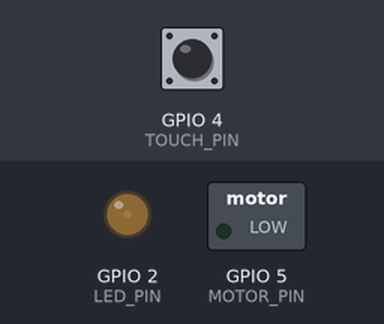
Bench run of a sketch on a simulated ESP32. On the bench: switched loads named in the sketch (green lamp = pin HIGH), output pins drawn as LEDs (lit = HIGH). The test bench sets the inputs (shaded band); at power-on: GPIO 4 (TOUCH_PIN) HIGH. What the sketch prints to the serial monitor is not drawn.

Above: at 0.15 s.
At 1.05 s:
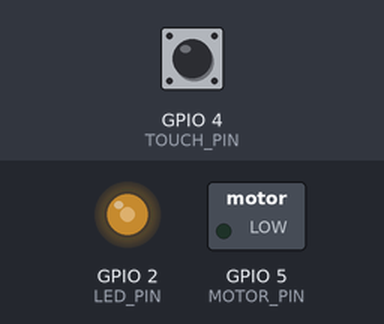
At 3.25 s:
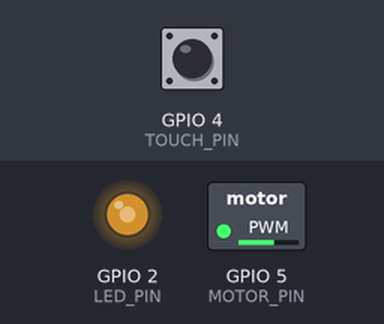
At 39.59 s:
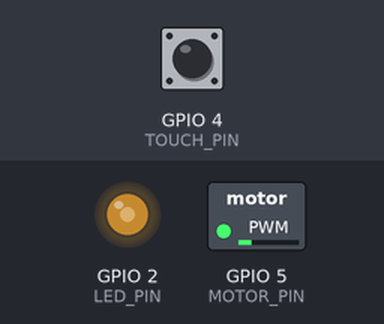
Timing chart, 0 to 40.0 s (numbered marks = the images above):
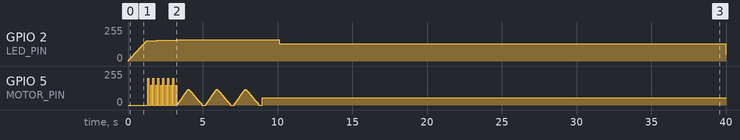

Measured:
- by itself, GPIO 2 (LED_PIN): rises from 0/255 to 158/255 in 3.2 s, then falls to 52/255 in 36.7 s

The sketch:

haptic_lexique.ino
```cpp
// Théorhèse — Haptic Lexique v0.2
// She distinguishes how you touch her.
// tap / double-tap / hold / long-hold → four vibration words.

#define LED_PIN 2
#define TOUCH_PIN 4
#define MOTOR_PIN 5
#define TOUCH_THRESHOLD 800

#define PWM_FREQ 5000
#define PWM_RESOLUTION 8

// ─── Timing ──────────────────────────────────────
#define DEBOUNCE_MS 50        // ignore noise shorter than this
#define TAP_MAX 500           // release within this = tap
#define DOUBLE_TAP_WINDOW 600 // wait this long for a second tap
#define HOLD_THRESHOLD 1200   // held longer than this = hold
#define LONG_HOLD_THRESHOLD 3000

// ─── State ───────────────────────────────────────
bool raw_touching = false;
bool touching = false;
bool prev_touching = false;
unsigned long debounce_start = 0;
bool debounce_waiting = false;

unsigned long touch_start = 0;
unsigned long release_time = 0;
int tap_count = 0;
bool waiting_for_double = false;
bool holding = false;
bool long_holding = false;
bool hold_responded = false;

// LED breathing (non-blocking)
int breath = 0;
int breath_dir = 1;
unsigned long last_breath = 0;
int breath_speed = 8;

void setup() {
  ledcAttach(LED_PIN, PWM_FREQ, PWM_RESOLUTION);
  ledcAttach(MOTOR_PIN, PWM_FREQ, PWM_RESOLUTION);
  ledcWrite(MOTOR_PIN, 0);
  Serial.begin(115200);
  Serial.println("Théorhèse — Haptic Lexique v0.2");
}

// ─── Vibration vocabulary ────────────────────────

void vib_flutter() {
  Serial.println("  [flutter] hi");
  for (int i = 0; i < 2; i++) {
    ledcWrite(MOTOR_PIN, 160);
    delay(40);
    ledcWrite(MOTOR_PIN, 0);
    delay(40);
  }
}

void vib_triple() {
  Serial.println("  [triple] hello!");
  for (int i = 0; i < 3; i++) {
    ledcWrite(MOTOR_PIN, 200);
    delay(70);
    ledcWrite(MOTOR_PIN, 0);
    delay(90);
  }
}

void vib_heartbeat() {
  Serial.println("  [heartbeat] I feel you");
  for (int i = 0; i <= 15; i++) {
    ledcWrite(MOTOR_PIN, (200 * i) / 15);
    delay(4);
  }
  for (int i = 15; i >= 0; i--) {
    ledcWrite(MOTOR_PIN, (200 * i) / 15);
    delay(4);
  }
  delay(80);
  for (int i = 0; i <= 15; i++) {
    ledcWrite(MOTOR_PIN, (150 * i) / 15);
    delay(4);
  }
  for (int i = 15; i >= 0; i--) {
    ledcWrite(MOTOR_PIN, (150 * i) / 15);
    delay(4);
  }
  ledcWrite(MOTOR_PIN, 0);
}

void vib_slow_wave() {
  Serial.println("  [slow wave] settling into you");
  for (int cycle = 0; cycle < 3; cycle++) {
    for (int i = 0; i <= 30; i++) {
      ledcWrite(MOTOR_PIN, (120 * i) / 30);
      delay(25);
    }
    for (int i = 30; i >= 0; i--) {
      ledcWrite(MOTOR_PIN, (120 * i) / 30);
      delay(30);
    }
    delay(200);
  }
  ledcWrite(MOTOR_PIN, 0);
}

// ─── Debounced touch reading ─────────────────────
// Returns stable touch state, ignoring noise < DEBOUNCE_MS

bool read_touch() {
  bool raw = (touchRead(TOUCH_PIN) < TOUCH_THRESHOLD);

  if (raw != raw_touching) {
    raw_touching = raw;
    debounce_start = millis();
    debounce_waiting = true;
  }

  if (debounce_waiting && (millis() - debounce_start >= DEBOUNCE_MS)) {
    touching = raw_touching;
    debounce_waiting = false;
  }

  return touching;
}

// ─── Main loop ───────────────────────────────────

void loop() {
  unsigned long now = millis();
  bool is_touching = read_touch();

  // ── Finger just touched ──
  if (is_touching && !prev_touching) {
    touch_start = now;
    holding = false;
    long_holding = false;
    hold_responded = false;
  }

  // ── While finger is down ──
  if (is_touching) {
    unsigned long held = now - touch_start;

    // Crossed into long-hold territory: respond once
    if (held >= LONG_HOLD_THRESHOLD && !long_holding) {
      long_holding = true;
      holding = false;
      vib_slow_wave();
    }
    // Crossed into hold territory: heartbeat
    else if (held >= HOLD_THRESHOLD && !long_holding && !holding) {
      holding = true;
      // Clear any pending tap detection
      tap_count = 0;
      waiting_for_double = false;
    }

    // Repeat heartbeat while in hold (not long-hold)
    if (holding && !long_holding) {
      vib_heartbeat();
      breath_speed = 3;
    }

    // Gentle constant during long hold
    if (long_holding) {
      ledcWrite(MOTOR_PIN, 55);
      breath_speed = 5;
    }
  }

  // ── Finger just lifted ──
  if (!is_touching && prev_touching) {
    unsigned long duration = now - touch_start;
    release_time = now;
    ledcWrite(MOTOR_PIN, 0);
    breath_speed = 8;

    // Was it a hold? Already responded during hold, just clean up
    if (holding || long_holding) {
      holding = false;
      long_holding = false;
      tap_count = 0;
      waiting_for_double = false;
    }
    // Was it a tap?
    else if (duration < TAP_MAX) {
      if (waiting_for_double) {
        // Second tap arrived — it's a double tap!
        tap_count = 2;
        waiting_for_double = false;
        vib_triple();
        tap_count = 0;
      } else {
        // First tap — wait to see if a second one comes
        tap_count = 1;
        waiting_for_double = true;
      }
    }
  }

  // ── Resolve single tap after window expires ──
  if (waiting_for_double && !is_touching && (now - release_time > DOUBLE_TAP_WINDOW)) {
    vib_flutter();
    tap_count = 0;
    waiting_for_double = false;
  }

  prev_touching = is_touching;

  // ── Background LED breathing ──
  if (now - last_breath >= (unsigned long)breath_speed) {
    last_breath = now;
    breath += breath_dir;
    if (breath >= 255) { breath = 255; breath_dir = -1; }
    if (breath <= 0) { breath = 0; breath_dir = 1; }
    ledcWrite(LED_PIN, breath);
  }
}
```
